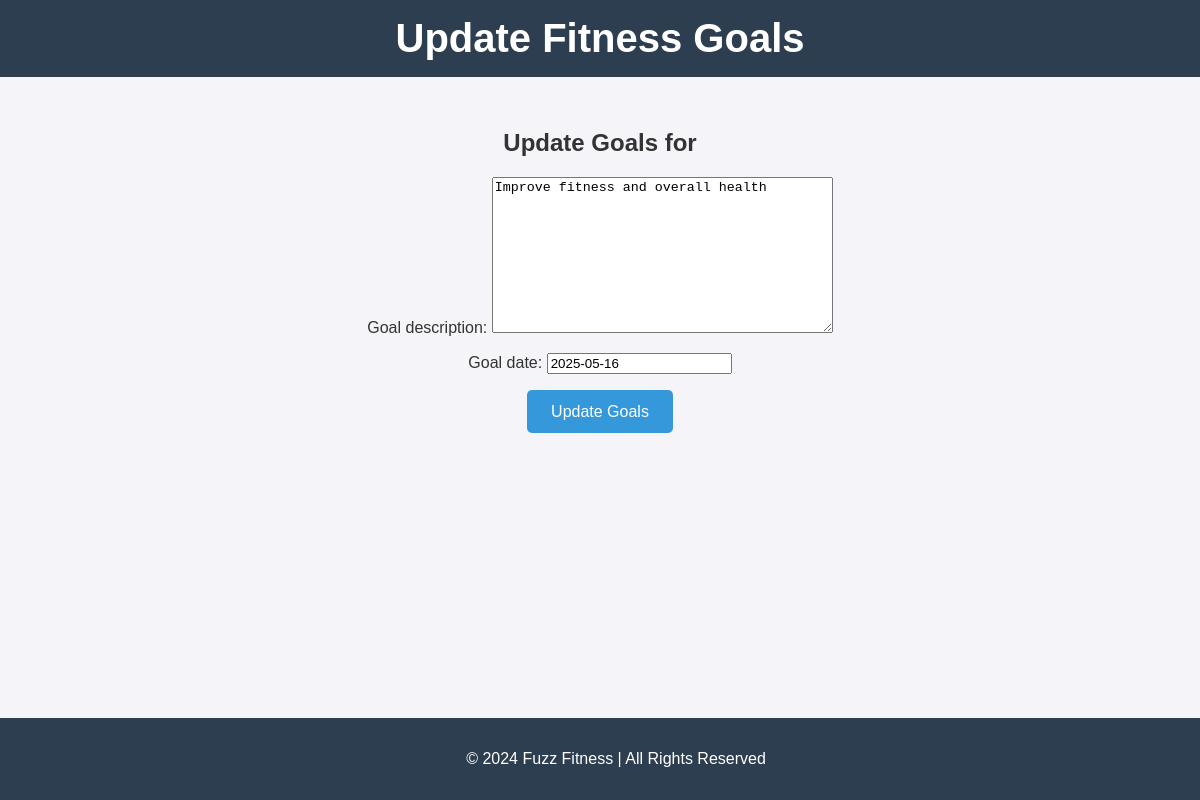
/update-goals/6/, run on an earlier commit of the app's database.
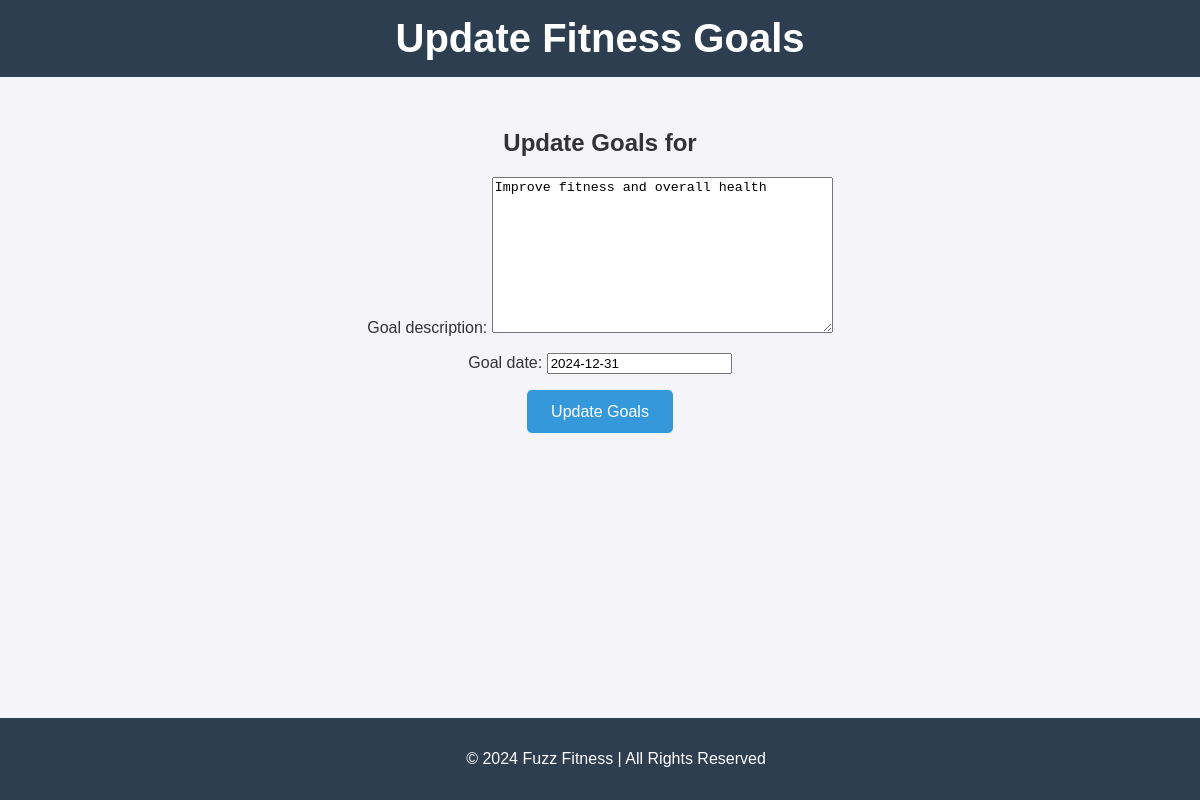
And on a later commit of the database.
### fitness_app/models.py (models this page shows, shortened)
class Member(models.Model):
    first_name = models.CharField(max_length=50)
    last_name = models.CharField(max_length=50)
    street_address = models.CharField(max_length=255)
    city = models.CharField(max_length=100)
    state = models.CharField(max_length=50)
    zipcode = models.CharField(max_length=10)
    date_of_birth = models.DateField()
    goal_description = models.TextField(default="No Goal Specified")
    goal_date = models.DateField()
    goal_weight = models.IntegerField(default=0)
    date_joined = models.DateField(auto_now_add=True)

### fitness_app/views.py (the view)
# urls.py: path('update-goals/<int:member_id>/', views.update_goals, name='update_goals'),
def update_goals(request, member_id):
    member = get_object_or_404(Member, id=member_id)
    if request.method == "POST":
        form = UpdateGoalsForm(request.POST, instance=member)
        if form.is_valid():
            form.save()
            return redirect('index')
    else:
        form = UpdateGoalsForm(instance=member)
    return render(request, 'update_goals.html', {'form': form, 'member': member})

### fitness_app/forms.py (shortened to what this page needs)
class UpdateGoalsForm(forms.ModelForm):
    class Meta:
        model = Member
        fields = ['goal_description', 'goal_date']

### fitness_app/templates/update_goals.html (shortened to what this page needs)
{% load static %}
<!DOCTYPE html>
<html lang="en">
<head>
    <link rel="stylesheet" href="{% static 'css/style.css' %}">
</head>
<body>
    <header>
        <h1>Update Fitness Goals</h1>
    </header>
    <main>
        <section>
            <h2>Update Goals for {{ member.name }}</h2>
            <form method="post" class="form-container">
                {{ form.as_p }}
                <button type="submit" class="button">Update Goals</button>
            </form>
        </section>
    </main>
    <footer>
        <p>&copy; 2024 Fuzz Fitness | All Rights Reserved</p>
    </footer>
</body>
</html>

What changed in the data, as far as the page shows it:
changed Member "Improve fitness and overall health": goal_date "2025-05-16" → "2024-12-31"
